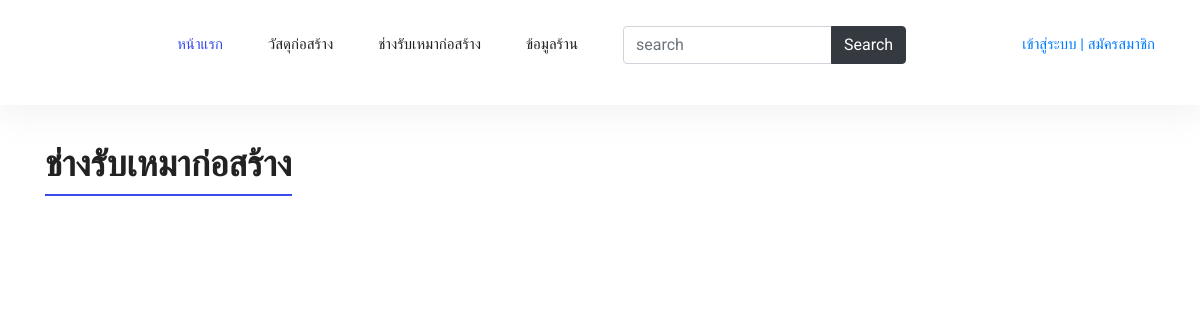
The app's page /mechanicUser, older data.
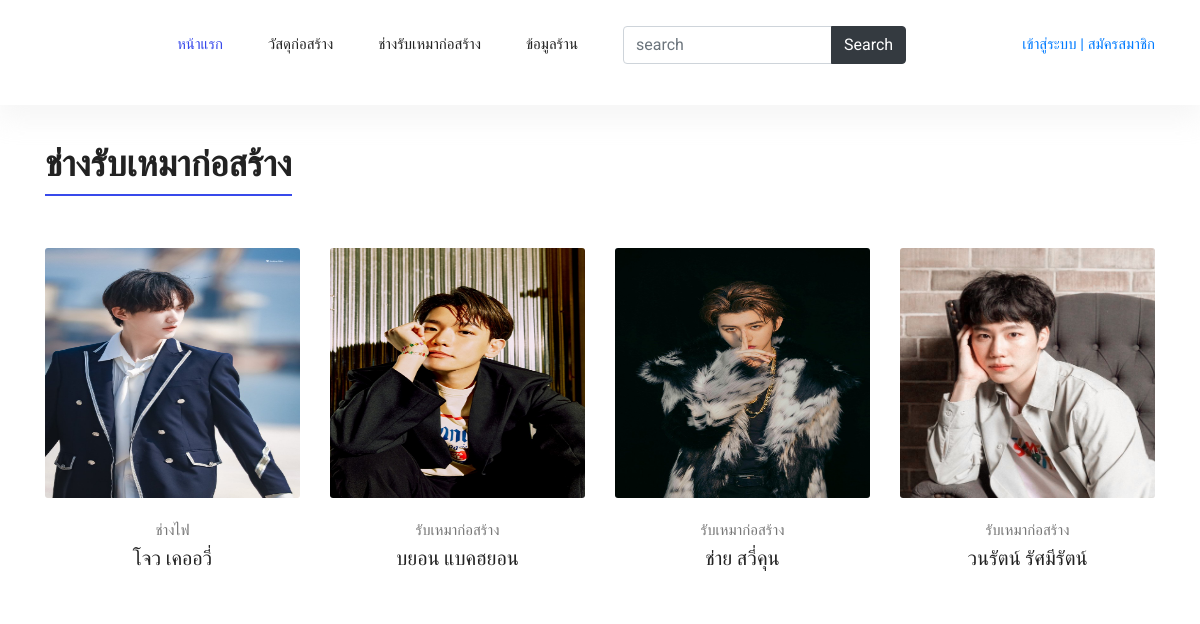
The same page, newer data.
### api/models.py (models this page shows, shortened)
class Mechanic(models.Model):
    mechanic_fname =models.CharField(max_length=100,default=' ',verbose_name = 'ชื่อ')
    mechanic_lname =models.CharField(max_length=100,default=' ',verbose_name = 'นามสกุล')
    mechanic_phone =models.CharField(max_length=100,default=' ',verbose_name = 'เบอร์โทรศัพท์')
    mechanic_email =models.CharField(max_length=100,default=' ',verbose_name = 'อีเมล')
    avatar = models.ImageField(upload_to='images/mechanic/', default='images/mechanic/no-img.png', verbose_name = 'รูปโปรไฟล์')
    mechanic_img = models.ImageField(upload_to='images/mechanic/', default='images/mechanic/no-img.png', verbose_name =  'รูปงานช่าง')
    mechanic_detail =models.TextField(max_length=1000,default=' ',verbose_name = 'รายละเอียดงานช่าง')
    mechanic_type= models.ForeignKey(Mechanic_Type,on_delete=models.CASCADE)
    class Meta:
        verbose_name = 'ช่าง'

class Mechanic_Type (models.Model):
    mechanic_type= models.CharField(max_length=100,default=' ',verbose_name = 'ประเภทช่าง')
    def __str__(self):
        return f'{self.mechanic_type} '
    class Meta:
        verbose_name = 'ประเภทช่าง'

### api/views.py (the view)
# urls.py: path('mechanicUser',views.mechanicUser),
def mechanicUser(request):
    mechanic= Mechanic.objects.all()
    product_type=Product_Type.objects.all()
    paginator = Paginator(mechanic,8) #จำนวนรายการ/หน้า
    page = request.GET.get('page')
    try:
        mechanics = paginator.page(page)
    except PageNotAnInteger:
        mechanics = paginator.page(1)
    except EmptyPage:
        mechanics = paginator.page(paginator.num_pages)
    return render(request, 'api/mechanicUser.html',{
        'mechanics' :mechanics ,
        'product_type':product_type,
    })

### api/templates/api/mechanicUser.html (shortened to what this page needs)
{% extends 'api/base2.html' %}
{% block content %}
  <section class="section-margin">
    <div class="container">
      <div class="section-intro pb-60px">
        <h2> <span class="section-intro__style">ช่างรับเหมาก่อสร้าง</span></h2>
      </div>
      <div class="row">
     {% for mechanic in mechanics %}
        <div class="col-md-6 col-lg-4 col-xl-3">
          <div class="card text-center card-product">
            <div class="card-product__img">
            <img class="card-img" src="/media/{{mechanic.avatar}}" style="height: 250px;"  href="/">
            </div>
            <div class="card-body">
              <p>{{ mechanic.mechanic_type }}</p>
              <h4 class="card-product__title"><a href="/mechanicDetailUser/{{mechanic.id}}">{{mechanic.mechanic_fname}}  {{mechanic.mechanic_lname}}</a></h4>
            </div>
          </div>
        </div>
        {% endfor %}
      </div>
    </div>
  </section>
{% endblock %}

Row changes from the older to the newer data that the page shows:
added Mechanic: avatar (picture), mechanic_type "ช่างไฟ", mechanic_fname "โจว", mechanic_lname "เคออวี่"
added Mechanic: avatar (picture), mechanic_type "รับเหมาก่อสร้าง", mechanic_fname "บยอน", mechanic_lname "แบคฮยอน"
added Mechanic: avatar (picture), mechanic_type "รับเหมาก่อสร้าง", mechanic_fname "ช่าย", mechanic_lname "สวี่คุน"
added Mechanic: avatar (picture), mechanic_type "รับเหมาก่อสร้าง", mechanic_fname "วนรัตน์", mechanic_lname "รัศมีรัตน์"
